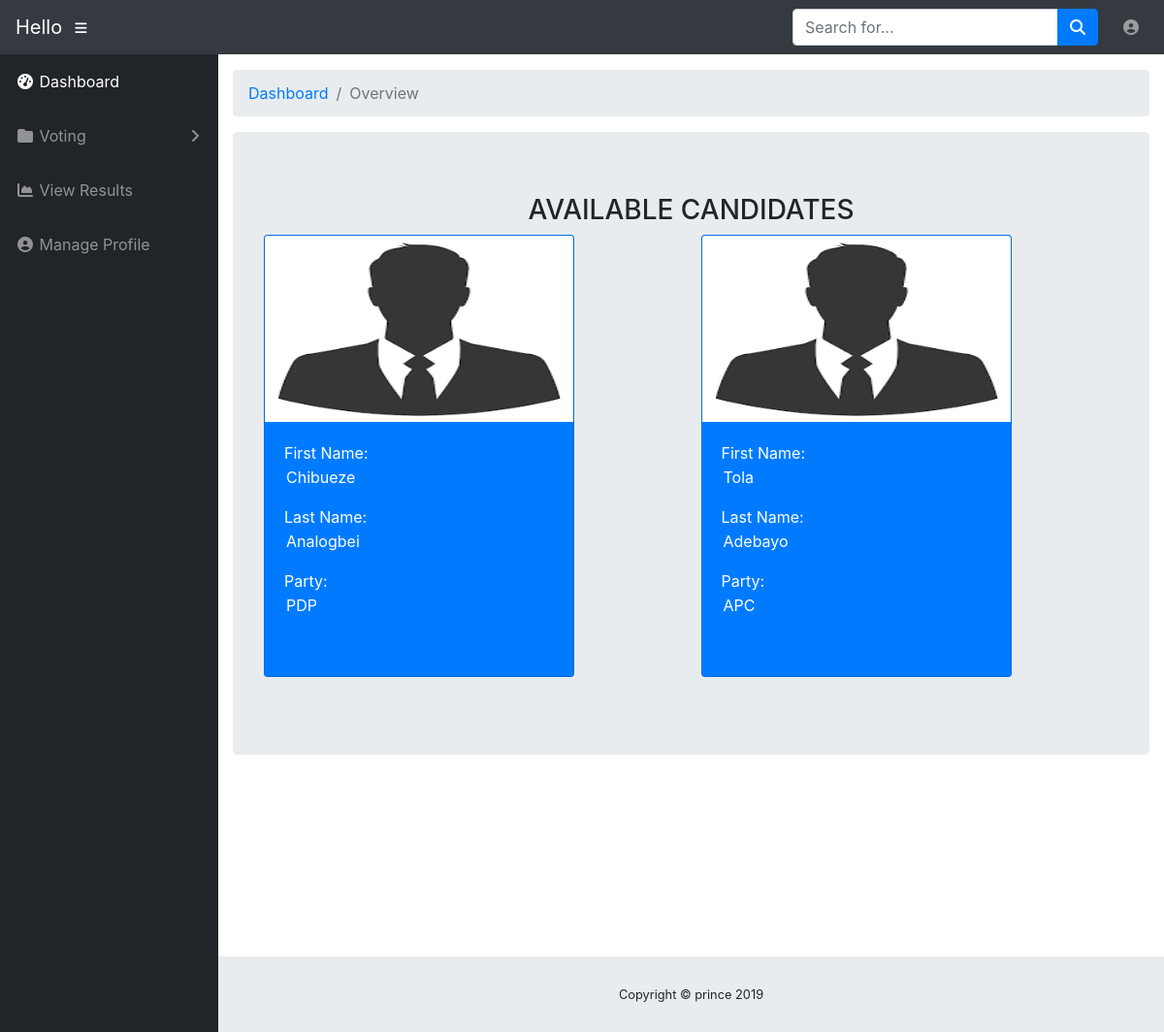
The app's page /Pages/vote.php?category=presidency (signed in) with its own data.
### tables this page shows
CREATE TABLE IF NOT EXISTS `election_table` (
  `id` int(11) NOT NULL AUTO_INCREMENT,
  `lastname` varchar(50) DEFAULT NULL,
  `firstname` varchar(50) DEFAULT NULL,
  `category` varchar(50) DEFAULT NULL,
  `vote_count` int(11) DEFAULT NULL,
  `party` varchar(6) NOT NULL,
  PRIMARY KEY (`id`)
);

### Pages/vote.php (the view, shortened to what this page needs)
<?php
require('db.php');
$content = '';
if (isset($_GET['category'])) {
    $category = $_SESSION['category'];
    $user_id = $_SESSION['id'];
    $has_voted = false;
    $sql = "SELECT * FROM track_table WHERE user_id = '$user_id' AND category = '$category'";
    $result = mysqli_query($conn, $sql) or die(mysqli_error($conn));
    if (mysqli_num_rows($result) > 0) {
        $has_voted = true;
    }
    $sql = "SELECT dob FROM users WHERE id ='$user_id'";
    $result = mysqli_query($conn, $sql) or die(mysqli_error($conn));
    $dob = '';
    if (mysqli_num_rows($result) > 0) {
        while ($row = $result->fetch_assoc()) {
            $dob = $row["dob"];
        }
    }
    $eligibility = false;
    if ($dob != NULL) {
        $date = (new DateTime())->format('Y-m-d');
        $diff = strtotime($date) - strtotime($dob);
        $years = floor($diff / (365 * 60 * 60 * 24));
        if ($years >= 18) {
            $eligibility = true;
        }
    }
    $sql = "SELECT * FROM election_table WHERE category = '$category'";
    $result = mysqli_query($conn, $sql) or die(mysqli_error($conn));
    $content .= '<div class="jumbotron">
		<h3 class="text-center">AVAILABLE CANDIDATES</h3>
                   <div class="card-columns">';
    if (mysqli_num_rows($result) > 0) {
        while ($row = $result->fetch_assoc()) {
            $firstname = $row["firstname"];
            $lastname = $row["lastname"];
            $party = $row["party"];
            if (!$has_voted and $eligibility) {
                $content .= "<div class='card align-items-center mb-3  bg-primary text-white' style=\"width: 20rem;\" >
                            <img class=\"card-img-top\" style=\"height:12rem;\" src=\"../images/demo/avatar.png\" alt=\"vote image\">
                                                          <div class=\"card-body align-items-center\">
                        <form action='vote.php' method='post' class='align-items-center text-center'>
                        <p>First Name: <input type='text' class='borderless text-white' contenteditable='false'  name='firstname' value=$firstname></p>
                        <p>Last Name: <input type='text' class='borderless text-white' contenteditable='false'  name='lastname' value='$lastname'></p>
                        <p>Party: <input type='text' class='borderless text-white' contenteditable='false'  name='party' value='$party'></p>
                        <br>
                        <input class='btn btn-success align-self-center' type='submit' value='Vote' name='vote'>
                        </form>
                        </div>
                        </div>";
            } else {
                $content .= " <div class='card align-items-center mb-3  bg-primary text-white' style=\"width: 20rem;\" >
                            <img class=\"card-img-top\" style=\"height:12rem;\" src=\"../images/demo/avatar.png\" alt=\"vote image\">
                                                          <div class=\"card-body align-items-center\">
                        <form action = 'vote.php' method = 'post' class='align-items-center' >
                        <p > First Name: <input class='borderless text-white' contenteditable='false' type = 'text'  name = 'firstname' value = $firstname ></p >
                        <p> Last Name: <input class='borderless text-white' contenteditable='false' type = 'text'  name = 'lastname' value = '$lastname' ></p >
                        <p>Party: <input type='text' class='borderless text-white' contenteditable='false'  name='party' value='$party'></p>
                        <br >
                            </form >
                        </div >
                         </div>";
            }
        }
    } else {
        $content .= "<p > There are no candidates for this category < p>";
    }
    $content .= '</div></div>';
}
require_once("layout.php");
?>

### Pages/layout.php (shortened to what this page needs)
<!DOCTYPE html>
<html lang="en">
<head>
    <link href="../vendor/fontawesome-free/css/all.min.css" rel="stylesheet" type="text/css">
    <link href="../vendor/datatables/dataTables.bootstrap4.css" rel="stylesheet">
    <link href="../css/sb-admin.css" rel="stylesheet">
    <link href="../Style/index.css" rel="stylesheet">
</head>
<body id="page-top">
<nav class="navbar navbar-expand navbar-dark bg-dark static-top">
    <a class="navbar-brand mr-1" href="home.php">Hello <?php $_SESSION['firstname'] ?></a>
    <button class="btn btn-link btn-sm text-white order-1 order-sm-0" id="sidebarToggle" href="#">
        <i class="fas fa-bars"></i>
    </button>
    <form class="d-none d-md-inline-block form-inline ml-auto mr-0 mr-md-3 my-2 my-md-0">
        <div class="input-group">
            <input type="text" class="form-control" placeholder="Search for..." aria-label="Search"
                   aria-describedby="basic-addon2">
            <div class="input-group-append">
                <button class="btn btn-primary" type="button">
                    <i class="fas fa-search"></i>
                </button>
            </div>
        </div>
    </form>
    <ul class="navbar-nav ml-auto ml-md-0">
        <li class="nav-item dropdown no-arrow">
            <a class="nav-link dropdown-toggle" href="#" id="userDropdown" role="button" data-toggle="dropdown"
               aria-haspopup="true" aria-expanded="false">
                <i class="fas fa-user-circle fa-fw"></i>
            </a>
        </li>
    </ul>
</nav>
<div id="wrapper">
    <ul class="sidebar navbar-nav">
        <li class="nav-item active">
            <a class="nav-link" href="home.php">
                <i class="fas fa-fw fa-tachometer-alt"></i>
                <span>Dashboard</span>
            </a>
        </li>
        <li class="nav-item dropdown">
            <a class="nav-link dropdown-toggle" href="#" id="pagesDropdown" role="button" data-toggle="dropdown"
               aria-haspopup="true" aria-expanded="false">
                <i class="fas fa-fw fa-folder"></i>
                <span>Voting</span>
            </a>
        </li>
        <li class="nav-item">
            <a class="nav-link" href="view_result.php">
                <i class="fas fa-fw fa-chart-area"></i>
                <span>View Results</span></a>
        </li>
        <li class="nav-item">
            <a class="nav-link" href="manage-profile.php">
                <i class="fas fa-user-circle fa-fw"></i>
                <span>Manage Profile</span></a>
        </li>
    </ul>
    <div id="content-wrapper">
        <div class="container-fluid">
            <ol class="breadcrumb">
                <li class="breadcrumb-item">
                    <a href="home.php">Dashboard</a>
                </li>
                <li class="breadcrumb-item active">Overview</li>
            </ol>
            <div class="pre-scrollable">
                <?php echo $content ?>
            </div>
        </div>
    </div>
    <footer class="sticky-footer">
        <div class="container my-auto">
            <div class="copyright text-center my-auto">
                <span>Copyright © prince 2019</span>
            </div>
        </div>
    </footer>
</div>
</body>
</html>

### Style/index.css (style rules this page uses)
.pre-scrollable { max-height: 410px; }
@media (min-height: 1000px) { .pre-scrollable { max-height: 850px; height: 900px; } }
.borderless { border: none; background: transparent; }

### records on screen
election_table: firstname "Chibueze", lastname "Analogbei", party "PDP"
election_table: firstname "Tola", lastname "Adebayo", party "APC"
